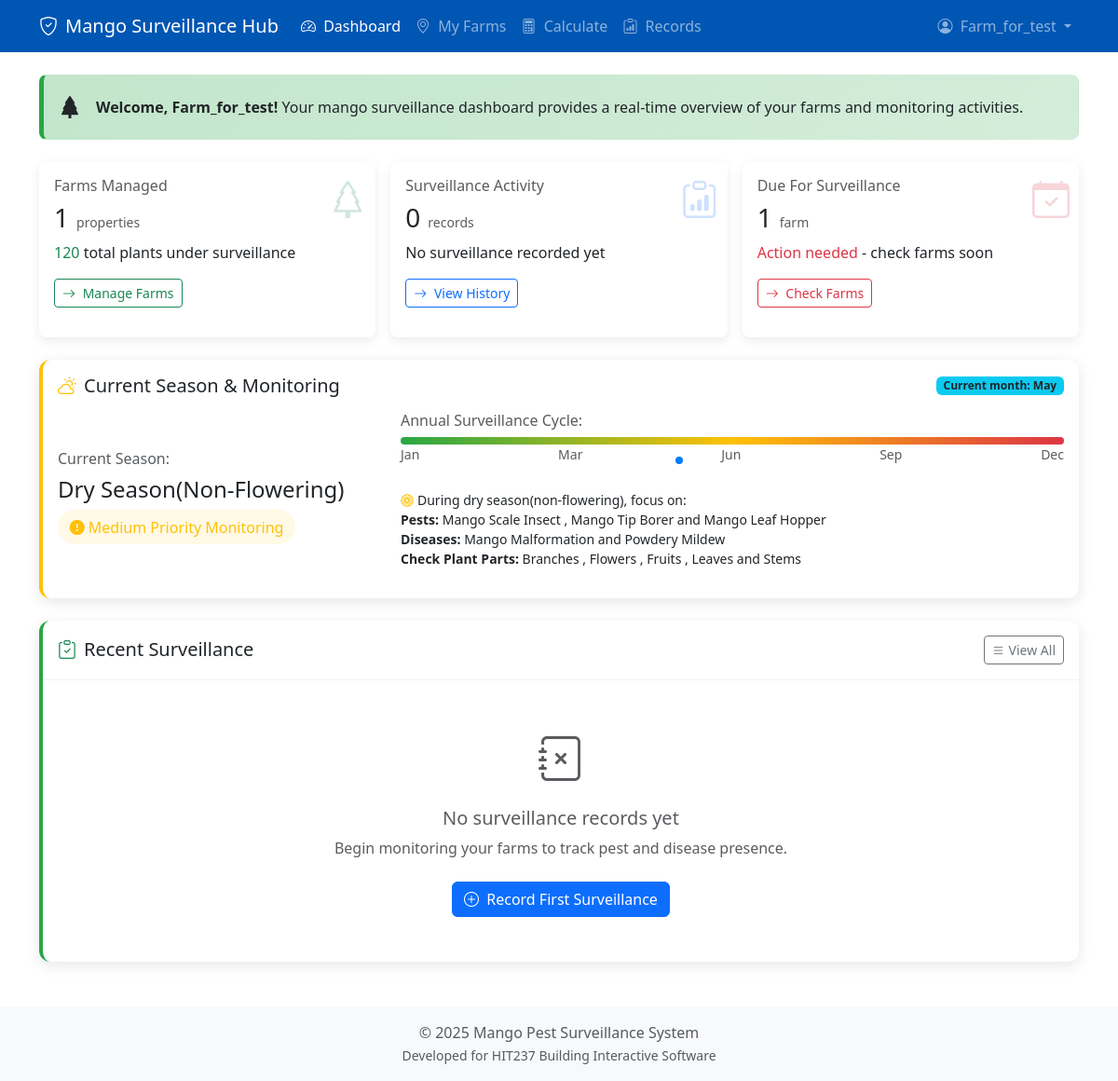
The app's page / (signed in), older data.
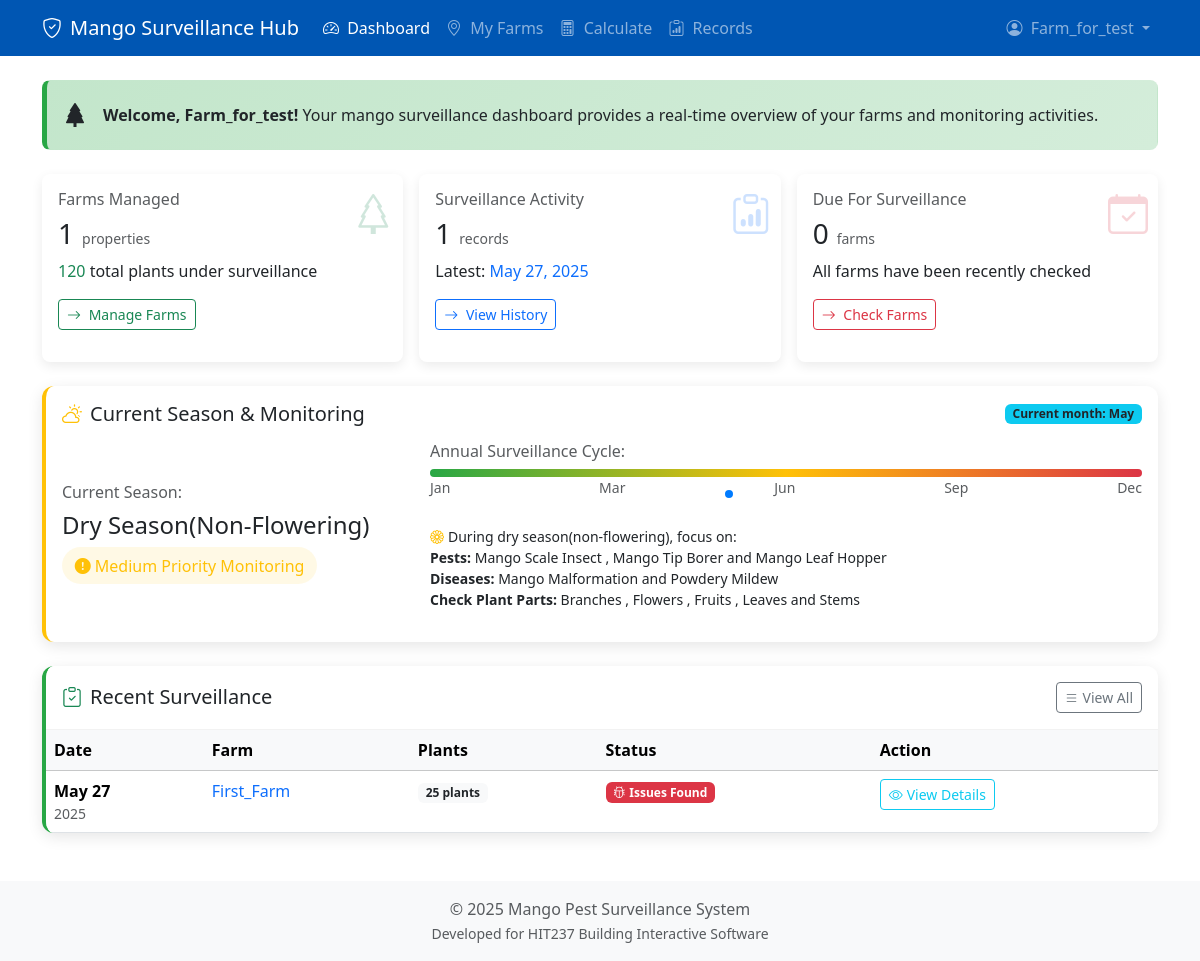
The same page, newer data.
### core/models.py (models this page shows, shortened)
class Pest(models.Model):
    name = models.CharField(max_length=100, unique=True)
    description = models.TextField(blank=True, null=True)
    affects_plant_types = models.ManyToManyField(PlantType, related_name='pests', blank=True)
    affects_plant_parts = models.ManyToManyField(PlantPart, related_name='pests', blank=True)

class Disease(models.Model):
    name = models.CharField(max_length=100, unique=True)
    description = models.TextField(blank=True, null=True)
    affects_plant_types = models.ManyToManyField(PlantType, related_name='diseases', blank=True)
    affects_plant_parts = models.ManyToManyField(PlantPart, related_name='diseases', blank=True)

class PlantPart(models.Model):
    name = models.CharField(max_length=50, unique=True, db_index=True)
    description = models.TextField(blank=True, null=True)
    class Meta:
        ordering = ['name']
        verbose_name = "Plant Part"
        verbose_name_plural = "Plant Parts"

class SurveySession(models.Model):
    farm = models.ForeignKey(Farm, on_delete=models.CASCADE, related_name='survey_sessions', db_index=True)
    surveyor = models.ForeignKey(User, on_delete=models.CASCADE, related_name='survey_sessions', db_index=True)
    start_time = models.DateTimeField(default=timezone.now, db_index=True)
    end_time = models.DateTimeField(null=True, blank=True)
    status = models.CharField(max_length=20, choices=SURVEY_STATUS_CHOICES, default='in_progress', db_index=True)
    target_plants_surveyed = models.PositiveIntegerField(null=True, blank=True)
    session_id = models.UUIDField(default=uuid.uuid4, editable=False, unique=True, db_index=True)
    objects = SurveySessionManager()
    class Meta:
        ordering = ['-start_time']
        verbose_name = "Survey Session"
        verbose_name_plural = "Survey Sessions"
        indexes = [
            models.Index(fields=['status']),
            models.Index(fields=['farm', 'status']),
            models.Index(fields=['surveyor', '-start_time']),
        ]
    def observation_count(self):
        return self.observations.filter(status='completed').count()
    def get_unique_pests(self):
        return Pest.objects.filter(observations__session=self, observations__status='completed').distinct()

class Farm(models.Model):
    owner = models.ForeignKey(Grower, on_delete=models.CASCADE, related_name='farms', db_index=True)
    name = models.CharField(max_length=100, db_index=True)
    region = models.ForeignKey(Region, on_delete=models.SET_NULL, null=True, blank=True, related_name='farms')
    size_hectares = models.DecimalField(max_digits=10, decimal_places=2, null=True, blank=True)
    stocking_rate = models.IntegerField(null=True, blank=True)
    plant_type = models.ForeignKey(PlantType, on_delete=models.SET_NULL, null=True, blank=True, related_name='farms')
    geoscape_address_id = models.CharField(max_length=50, blank=True, null=True, unique=True, db_index=True)
    formatted_address = models.CharField(max_length=500, blank=True, null=True)
    boundary = models.JSONField(null=True, blank=True)
    class Meta:
        ordering = ['name']
        indexes = [
            models.Index(fields=['name']),
            models.Index(fields=['owner']),
            models.Index(fields=['plant_type']),
            models.Index(fields=['region']),
            models.Index(fields=['geoscape_address_id']),
        ]
    def last_surveillance_date(self):
        latest = self.survey_sessions.filter(status='completed').order_by('-end_time').first()
        return latest.end_time if latest else None
    def next_due_date(self):
        last_date = self.last_surveillance_date()
        if not last_date:
            return timezone.now().date()  # Due immediately if never surveyed
        if isinstance(last_date, datetime):
            last_date = last_date.date()
        next_due = last_date + timedelta(days=14)  # Changed from 30 to 14
        today = timezone.now().date()
        return max(next_due, today)  # Return today if already overdue

### core/views.py (the view)
# urls.py: path('', views.dashboard_view, name='dashboard'),
@login_required
def dashboard_view(request):
    grower = request.user.grower_profile
    farms = list(get_user_farms(request.user))
    surveillance_count = SurveySession.objects.filter(farm__owner=grower, status='completed').count()
    latest_session = SurveySession.objects.filter(farm__owner=grower, status='completed').order_by('-end_time').first()
    total_plants = grower.total_plants_managed()
    recent_sessions = SurveySession.objects.filter(farm__owner=grower, status='completed').select_related('farm').order_by('-end_time')[:5]
    due_farms = [farm for farm in farms if farm.next_due_date() <= timezone.now().date()]
    due_farms_count = len(due_farms)
    seasonal_info = get_seasonal_stage_info()
    current_season_stage_name = seasonal_info.get('stage_name', 'Unknown')
    month_used = seasonal_info.get('month_used')
    month_names = ['January', 'February', 'March', 'April', 'May', 'June', 'July', 'August', 'September', 'October', 'November', 'December']
    season_label = f"Current month: {month_names[month_used-1]}" if month_used else "Season: Unknown"
    context = {
        'grower': grower,
        'surveillance_count': surveillance_count,
        'latest_record': latest_session,
        'total_plants': total_plants,
        'recent_records': recent_sessions,
        'due_farms': due_farms,
        'due_farms_count': due_farms_count,
        'current_season': current_season_stage_name,
        'season_label': season_label,
        'seasonal_info': seasonal_info
    }
    return render(request, 'core/dashboard.html', context)

### core/models.py (called while the page is built)
    def total_plants_managed(self):
        from django.db.models import Sum, F, ExpressionWrapper, DecimalField
        farms_with_counts = self.farms.filter(
            size_hectares__isnull=False,
            stocking_rate__isnull=False
        )
        total_expr = ExpressionWrapper(
            F('size_hectares') * F('stocking_rate'),
            output_field=DecimalField()
        )
        result = farms_with_counts.aggregate(
            total=Sum(total_expr)
        )
        total = result['total']
        return int(total) if total is not None else None

### core/services/farm_service.py (called while the page is built)
def get_user_farms(user: User) -> List[Farm]:
    try:
        grower = user.grower_profile
        return list(Farm.objects.filter(owner=grower).order_by('name'))
    except Grower.DoesNotExist:
        logger.warning(f"No grower profile found for user {user.username}")
        return []
    except Exception as e:
        logger.exception(f"Error retrieving farms for user {user.username}: {e}")
        return []

### core/templates/core/dashboard.html (shortened to what the changed rows need)
{% extends 'core/base.html' %}
{% block content %}
<div class="row g-3 mb-4" id="summary-stats">
    <div class="col-lg-4 col-md-6">
        <div class="card stat-card activity-card h-100 border-0">
            <div class="card-body position-relative">
                <i class="bi bi-clipboard-data stat-icon text-primary"></i>
                <h6 class="text-muted mb-2">Surveillance Activity</h6>
                <div class="d-flex align-items-baseline">
                    <h3 class="mb-0 me-2">{{ surveillance_count|default:"0" }}</h3>
                    <small class="text-muted">records</small>
                </div>
                <p class="card-text mt-2">
                    {% if latest_record %}
                        Latest: <span class="text-primary">{{ latest_record.end_time|date:"M j, Y" }}</span>
                    {% else %}
                        No surveillance recorded yet
                    {% endif %}
                </p>
                <div class="mt-3">
                    <a href="{% url 'core:record_list' %}" class="btn btn-sm btn-outline-primary">
                    </a>
                </div>
            </div>
        </div>
    </div>
    <div class="col-lg-4 col-md-6">
        <div class="card stat-card due-card h-100 border-0">
            <div class="card-body position-relative">
                <i class="bi bi-calendar-check stat-icon text-danger"></i>
                <h6 class="text-muted mb-2">Due For Surveillance</h6>
                <div class="d-flex align-items-baseline">
                    <h3 class="mb-0 me-2">{{ due_farms_count|default:"0" }}</h3>
                    <small class="text-muted">farm{{ due_farms_count|pluralize }}</small>
                </div>
                <p class="card-text mt-2">
                    {% if due_farms_count > 0 %}
                        <span class="text-danger">Action needed</span> - check farms soon
                    {% else %}
                        All farms have been recently checked
                    {% endif %}
                </p>
                <div class="mt-3">
                    <a href="{% url 'core:myfarms' %}" class="btn btn-sm btn-outline-danger">
                    </a>
                </div>
            </div>
        </div>
    </div>
</div>
<div class="card mb-4 enhanced-card" style="border-left: 4px solid #ffc107 !important;">
    <div class="card-body">
        <div class="row align-items-center">
            <div class="col-md-8">
                {% now "m" as current_month_num %}
                <div class="mt-3">
                    <p class="small">
                        {% if seasonal_info.pest_names or seasonal_info.disease_names %}
                            {% if 'Wet' in current_season %}
                            <i class="bi bi-droplet-fill text-primary me-1"></i>During {{ current_season|lower }}, focus on:
                            {% elif 'Flowering' in current_season %}
                            <i class="bi bi-flower1 text-warning me-1"></i>During {{ current_season|lower }}, focus on:
                            {% elif 'Fruit' in current_season %}
                            <i class="bi bi-tree-fill text-success me-1"></i>During {{ current_season|lower }}, focus on:
                            {% else %}
                            <i class="bi bi-sun text-warning me-1"></i>During {{ current_season|lower }}, focus on:
                            {% endif %}
                            {% if seasonal_info.pest_names %}
                            <br><strong>Pests:</strong>
                            {% for pest in seasonal_info.pest_names %}
                                {% if not forloop.first %}{% if forloop.last %} and {% else %}, {% endif %}{% endif %}{{ pest }}
                            {% endfor %}
                            {% endif %}
                            {% if seasonal_info.disease_names %}
                            <br><strong>Diseases:</strong>
                            {% for disease in seasonal_info.disease_names %}
                                {% if not forloop.first %}{% if forloop.last %} and {% else %}, {% endif %}{% endif %}{{ disease }}
                            {% endfor %}
                            {% endif %}
                            {% if seasonal_info.part_names %}
                            <br><strong>Check Plant Parts:</strong>
                            {% for part in seasonal_info.part_names %}
                                {% if not forloop.first %}{% if forloop.last %} and {% else %}, {% endif %}{% endif %}{{ part }}
                            {% endfor %}
                            {% endif %}
                        {% else %}
                            <i class="bi bi-info-circle text-info me-1"></i>No specific pests or diseases are prioritized for this period. Continue regular monitoring practices.
                        {% endif %}
                    </p>
                </div>
            </div>
        </div>
    </div>
</div>
<div class="row g-4 mb-4">
    <div class="col-12">
        <div class="card enhanced-card" style="border-left: 4px solid #28a745 !important;">
            <div class="card-body p-0">
                {% if recent_records %}
                <div class="recent-surveillance-container">
                    <div class="table-responsive">
                        <table class="table mb-0">
                            <thead class="table-light">
                                <tr>
                                    <th>Date</th>
                                    <th>Farm</th>
                                    <th class="mobile-hide">Plants</th>
                                    <th>Status</th>
                                    <th class="mobile-hide">Action</th>
                                </tr>
                            </thead>
                            <tbody>
                                {% for record in recent_records %}
                                <tr class="record-row">
                                    <td>
                                        <strong>{{ record.end_time|date:"M j" }}</strong>
                                        <div class="small text-muted">{{ record.end_time|date:"Y" }}</div>
                                    </td>
                                    <td>
                                        <a href="{% url 'core:farm_detail' record.farm.id %}" class="text-decoration-none fw-medium">
                                            {{ record.farm.name }}
                                        </a>
                                    </td>
                                    <td class="mobile-hide">
                                        <span class="badge bg-light text-dark">
                                            {{ record.observation_count }} plants
                                        </span>
                                    </td>
                                    <td>
                                        {% if record.get_unique_pests.exists or record.get_unique_diseases.exists %}
                                            <span class="badge bg-danger">
                                                <i class="bi bi-bug me-1"></i>Issues Found
                                            </span>
                                        {% else %}
                                            <span class="badge bg-success">
                                                <i class="bi bi-check-circle me-1"></i>All Clear
                                            </span>
                                        {% endif %}
                                    </td>
                                    <td class="mobile-hide">
                                        <a href="{% url 'core:survey_session_detail' record.session_id %}" class="btn btn-sm btn-outline-info">
                                            <i class="bi bi-eye me-1"></i>View Details
                                        </a>
                                    </td>
                                </tr>
                                {% endfor %}
                            </tbody>
                        </table>
                    </div>
                </div>
                {% else %}
                <div class="p-5 text-center">
                    <div class="mb-3">
                        <i class="bi bi-journal-x text-muted" style="font-size: 3rem;"></i>
                    </div>
                    <h5 class="text-muted">No surveillance records yet</h5>
                    <p class="text-muted mb-4">Begin monitoring your farms to track pest and disease presence.</p>
                    <a href="{% url 'core:myfarms' %}" class="btn btn-primary">
                        <i class="bi bi-plus-circle me-1"></i> Record First Surveillance
                    </a>
                </div>
                {% endif %}
            </div>
        </div>
    </div>
</div>
{% endblock %}

Row changes from the older to the newer data that the page shows:
added SurveySession: end_time "May 27, 2025", end_time "May 27", end_time "2025", farm.name "First_Farm", observation_count "25", shows "Issues Found"
Text that changed along with them:
{{ surveillance_count|default:"0" }}: "0" → "1"
{{ due_farms_count|default:"0" }}: "1" → "0"
text no longer shown: "No surveillance recorded yet Action needed - check farms soon No surveillance records yet Begin monitoring your farms to track pest and disease presence. Record First Surveillance"
text now shown: "Latest: All farms have been recently checked Date Farm Plants Status Action"
